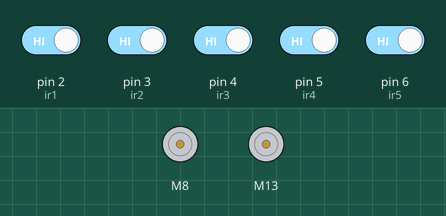
The sketch below on a simulated Arduino Uno, built with avr-gcc and run on an emulated ATmega328P. On the bench: 2 × DC motor (green arrow = forward, orange = backward, longer = faster). The inputs (shaded band) are chosen by the test bench; at power-on: pin 2 (ir1), pin 3 (ir2), pin 4 (ir3), pin 5 (ir4), pin 6 (ir5) HIGH.

Above: at 3.2 s.
3.3 s: pin 2 (ir1) driven LOW
At 4.0 s:
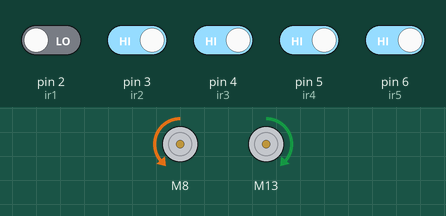
4.8 s: pin 3 (ir2) driven LOW
At 5.1 s:
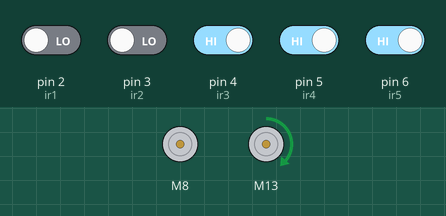
6.3 s: pin 2 (ir1) driven HIGH
At 7.4 s:
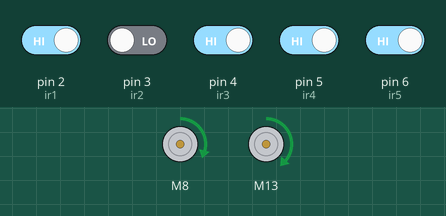
7.8 s: pin 4 (ir3) driven LOW
At 8.6 s:
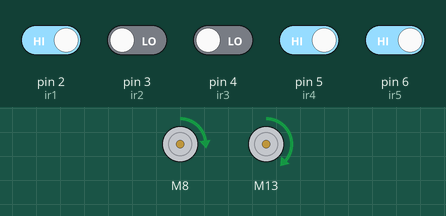
9.3 s: pin 3 (ir2) driven HIGH
At 9.7 s:
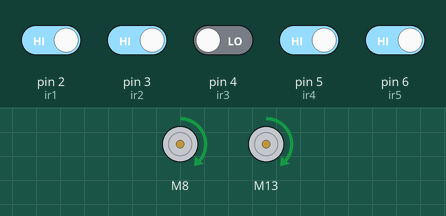
10.8 s: pin 5 (ir4) driven LOW
At 12.1 s:
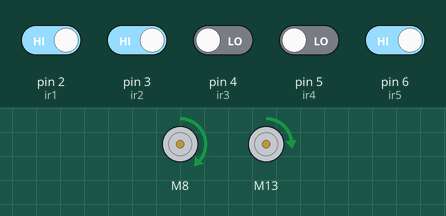
Timing chart, 0 to 13.3 s (numbered marks = the images above; inputs shaded):
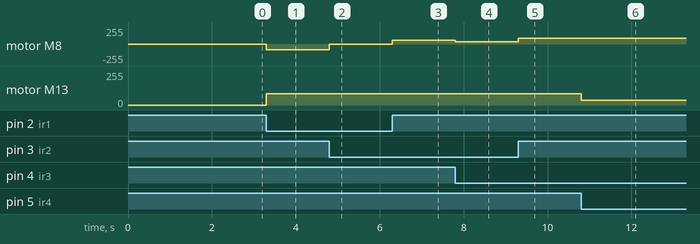

Measured:
- after the input at 3.3 s, motor M8: stopped → backward 85/255 at once; motor M13: stopped → forward 85/255 at once
- after the input at 4.8 s, motor M8: backward 85/255 → stopped at once
- after the input at 6.3 s, motor M8: stopped → forward 59/255 at once
- after the input at 7.8 s, motor M8: forward 59/255 → forward 34/255 at once
- after the input at 9.3 s, motor M8: forward 34/255 → forward 85/255 at once
- after the input at 10.8 s, motor M13: forward 85/255 → forward 34/255 at once

The sketch:

FollowLine.ino
```cpp
#include <L298N.h>

#define enA 9   //Enable1 L298 Pin enA
#define in1 8   //Motor1 L298 Left Pin in1
#define in2 10   //Motor1 L298 Left Pin in2
#define in3 13   //Motor2 L298 Right Pin in3
#define in4 12  //Motor2 L298 Right Pin in4
#define enB 11  //Enable2 L298 Pin enB

L298N motor1(enA, in1, in2); //TRAI
L298N motor2(enB, in3, in4); // PHAI

#define ir1 2
#define ir2 3
#define ir3 4
#define ir4 5
#define ir5 6

int sensor[5] = { 0, 0, 0, 0, 0 };
#define MOTOR_SPEED 85

int error = 0;

void setup() {

  // Ket noi dau vao cho L298N va ra cho motor
  pinMode(in1, OUTPUT);
  pinMode(in2, OUTPUT);
  pinMode(in3, OUTPUT);
  pinMode(in4, OUTPUT);
  pinMode(enA, OUTPUT);
  pinMode(enB, OUTPUT);

  pinMode(ir1, INPUT);
  pinMode(ir2, INPUT);
  pinMode(ir3, INPUT);
  pinMode(ir4, INPUT);
  pinMode(ir5, INPUT);

  Serial.begin(9600);
  delay(2000);
}

void loop() {

  // Doc cac gia tri tin hieu tu cam bien hong ngoai
  sensor[0] = digitalRead(ir1);
  sensor[1] = digitalRead(ir2);
  sensor[2] = digitalRead(ir3);
  sensor[3] = digitalRead(ir4);
  sensor[4] = digitalRead(ir5);

  handle();
}

void handle() {

  //Xet tat ca cac truong hop nhan va khong nhan tin hieu cua cam bien
  if ((sensor[0] == 1) && (sensor[1] == 1) && (sensor[2] == 1) && (sensor[3] == 1) && (sensor[4] == 0)) // phải nhiều
  {
    motor_drive(-MOTOR_SPEED, MOTOR_SPEED);
  }
  else if ((sensor[0] == 1) && (sensor[1] == 1) && (sensor[2] == 1) && (sensor[3] == 0) && (sensor[4] == 0)) // phải trung
  {
    motor_drive(0, MOTOR_SPEED);
  }
  else if ((sensor[0] == 1) && (sensor[1] == 1) && (sensor[2] == 0) && (sensor[3] == 0) && (sensor[4] == 1))  // phải
  {
    motor_drive(MOTOR_SPEED * 0.4, MOTOR_SPEED);
  }
  else if ((sensor[0] == 1) && (sensor[1] == 1) && (sensor[2] == 1) && (sensor[3] == 0) && (sensor[4] == 1))  // phải ít
  {
    motor_drive(MOTOR_SPEED * 0.7, MOTOR_SPEED);
  }
  else if ((sensor[0] == 1) && (sensor[1] == 1) && (sensor[2] == 0) && (sensor[3] == 1) && (sensor[4] == 1)) // giữa
  {
    motor_drive(MOTOR_SPEED, MOTOR_SPEED);
  }
  else if ((sensor[0] == 1) && (sensor[1] == 0) && (sensor[2] == 1) && (sensor[3] == 1) && (sensor[4] == 1))  // trái ít
  {
    motor_drive(MOTOR_SPEED, MOTOR_SPEED * 0.7);
  }
  else if ((sensor[0] ==1) && (sensor[1] == 0) && (sensor[2] == 0) && (sensor[3] == 1) && (sensor[4] == 1))  // trái
  {
    motor_drive(MOTOR_SPEED, MOTOR_SPEED * 0.4);
  }
  else if ((sensor[0] == 0) && (sensor[1] == 0) && (sensor[2] == 1) && (sensor[3] == 1) && (sensor[4] == 1))  // trái trung
  {
    motor_drive(MOTOR_SPEED, 0);
  }
  else if ((sensor[0] == 0) && (sensor[1] == 1) && (sensor[2] == 1) && (sensor[3] == 1) && (sensor[4] == 1))  // trái nhiều
  {
    motor_drive(MOTOR_SPEED, -MOTOR_SPEED);
  }
  else if ((sensor[0] == 0) && (sensor[1] == 0) && (sensor[2] == 0) && (sensor[3] == 1) && (sensor[4] == 1))  // trái 90
  {
    motor_drive(MOTOR_SPEED, -MOTOR_SPEED);
  }
  else if ((sensor[0] == 1) && (sensor[1] == 1) && (sensor[2] == 0) && (sensor[3] == 0) && (sensor[4] == 0))  // phải 90
  {
    motor_drive(-MOTOR_SPEED, MOTOR_SPEED);
  }
  else if ((sensor[0] == 0) && (sensor[1] == 0) && (sensor[2] == 0) && (sensor[3] == 0) && (sensor[4] == 0))  // quay
  // motor_drive(0, 0);
  {
    stop();
  }
  else if ((sensor[0] == 1) && (sensor[1] == 1) && (sensor[2] == 1) && (sensor[3] == 1) && (sensor[4] == 1))  // dừng
  {
    stop();
  }
}

void stop() {
  motor1.stop();
  motor2.stop();
};

void motor_drive(int right, int left) {

  // Banh phai
  if(right > 0)
  {
    motor2.setSpeed(right);
    motor2.forward();
  }
  else {
    right = -right;
    motor2.setSpeed(right);
    motor2.backward();
  }

  //Banh trai
  if(left > 0)
  {
    motor1.setSpeed(left);
    motor1.forward();
  }
  else {
    left = -left;
    motor1.setSpeed(left);
    motor1.backward();
  }
}
```
